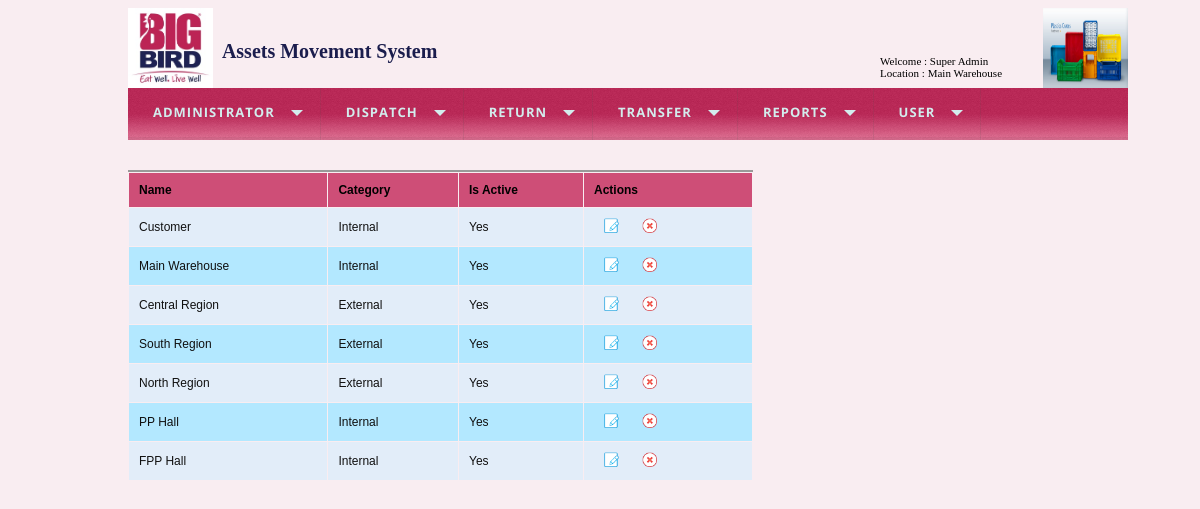
The page /list_regions.php (signed in) on the database its author committed.
### tables this page shows
CREATE TABLE IF NOT EXISTS `regions` (
  `id` int(11) NOT NULL AUTO_INCREMENT,
  `name` varchar(50) NOT NULL,
  `category` enum('Internal','External') NOT NULL,
  `is_active` tinyint(1) NOT NULL DEFAULT '1',
  PRIMARY KEY (`id`)
);

### includes/database.php (called while the page is built, shortened)
<?php
function getRows($query_string)
{
    $rs=array();
    $queryId = mysql_query($query_string);
    if (! $queryId)
    {
        throwException($query_string);
        return $rs;
    }
    else
    {
        while($row=mysql_fetch_assoc($queryId))
        {
            $rs[]=$row;
        }
        return $rs;
    }
    return $rs;
}
?>

### list_regions.php (the view, shortened to what this page needs)
<?php
$sql="SELECT * from regions";
$rows =getRows($sql);
require_once("includes/header.php");
?>
<form name="frmUser" method="post" action="">
    <div style="width:625px;">
    <table border="0" cellpadding="10" cellspacing="1" width="625px" class="tblListForm">
    <tr class="listheader">
    <td>Name</td>
    <td>Category</td>
	<td>Is Active</td>
    <td>Actions</td>
    </tr>
    <?php
    $i=0;
    foreach($rows as $row) {
    if($i%2==0)
    $classname="evenRow";
    else
    $classname="oddRow";
    ?>
    <tr class="<?php if(isset($classname)) echo $classname;?>">
    <td><?php echo $row["name"]; ?></td>
    <td><?php echo $row["category"]; ?></td>
    <td><?php echo ($row["is_active"]==1?"Yes":"No"); ?></td>
    <td><a href="edit_region.php?rId=<?php echo $row["id"]; ?>" class="link"><img alt='Edit' title='Edit' src='images/edit.png' width='15px' height='15px' hspace='10' /></a>
    <a href="delete_region.php?rId=<?php echo $row["id"]; ?>"  class="link"><img alt='Delete' title='Delete' src='images/delete.png' width='15px' height='15px'hspace='10' /></a></td>
    </tr>
    <?php
    $i++;
    }
    ?>
    </table>
</form>
</div>

### css/styles.css (style rules this page uses)
body { font-family:Arial; font-size:60% !important; background-color:#F9EDF1; }
.evenRow { background-color: #E2EDF9; font-size:12px; color:#101010; }
.oddRow { background-color: #B3E8FF; font-size:12px; color:#101010; }
.tblListForm { border-top:2px #999999 solid; }
.listheader { background-color: #CE4E77; font-size:12px; font-weight:bold; }
.link { text-decoration:none; color:#5e8fc7; font-size:11px; }

### rows shown on the page
regions: name "Customer", category "Internal", is_active "Yes"
regions: name "Main Warehouse", category "Internal", is_active "Yes"
regions: name "Central Region", category "External", is_active "Yes"
regions: name "South Region", category "External", is_active "Yes"
regions: name "North Region", category "External", is_active "Yes"
regions: name "PP Hall", category "Internal", is_active "Yes"
regions: name "FPP Hall", category "Internal", is_active "Yes"

### other values the page prints
$_SESSION['user'] "Super Admin"
$_SESSION['location'] "Main Warehouse"
